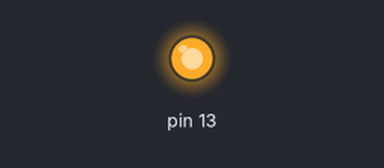
Simulated run of this sketch. Board: Arduino Uno, built with avr-gcc and run on an emulated ATmega328P. On the bench: output pins drawn as LEDs (lit = HIGH).

Above: at 0.3 s.
At 12.8 s:
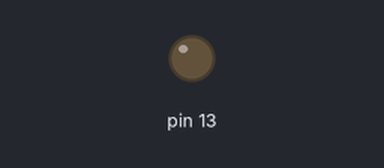
Timing chart, 0 to 18.7 s (numbered marks = the images above):
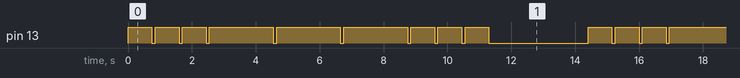

The sketch:

sosLed.ino
```cpp
unsigned char led1 = 13;

void setup() {
  pinMode(13, OUTPUT);
}

void blinkLedFast(const unsigned char& port){
  digitalWrite(port, HIGH);
  delay(750);
  digitalWrite(port, LOW);
  delay(100);
}

void blinkLedLong(const unsigned char& port){
  digitalWrite(port, HIGH);
  delay(2000);
  digitalWrite(port, LOW);
  delay(100);
}


void loop() {
  blinkLedFast(led1);
  blinkLedFast(led1);
  blinkLedFast(led1);
  blinkLedLong(led1);
  blinkLedLong(led1);
  blinkLedLong(led1);
  blinkLedFast(led1);
  blinkLedFast(led1);
  blinkLedFast(led1);
  delay(3000);

}
```

Measured:
- by itself, pin 13: repeats every 14.4 s: 2 × (LOW 0.10 s, HIGH 0.75 s), 3 × (LOW 0.10 s, HIGH 2.0 s), 3 × (LOW 0.10 s, HIGH 0.75 s), LOW 3.1 s, HIGH 0.75 s
- by itself, everything shown: repeats every 14.4 s, in 18 steps
